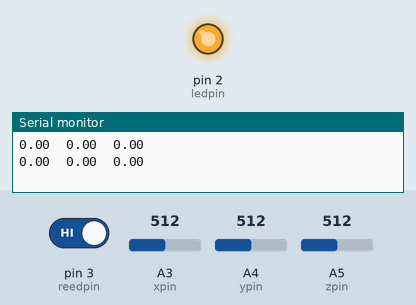
This sketch was run on a simulated Arduino Uno, built with avr-gcc and run on an emulated ATmega328P. Shown: output pins drawn as LEDs (lit = HIGH), the last lines printed to the serial monitor. The test bench sets the inputs (shaded band); at power-on: pin 3 (reedpin) HIGH, A3 (xpin) = 512, A4 (ypin) = 512, A5 (zpin) = 512.

Above: at 3.8 s.
3.9 s: pin 3 (reedpin) driven LOW
At 7.1 s:
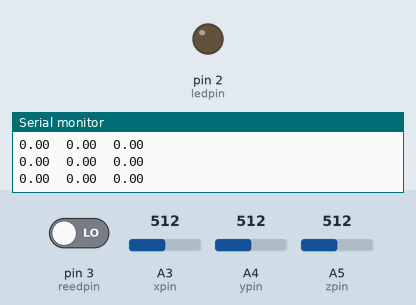
7.8 s: pin 3 (reedpin) driven HIGH
At 9.4 s:
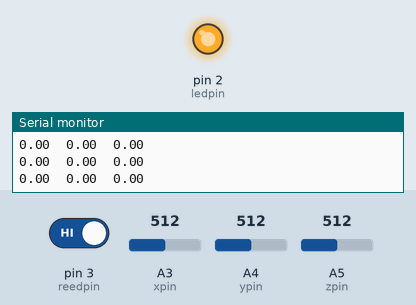
Timing chart, 0 to 10.9 s (numbered marks = the images above; inputs shaded):
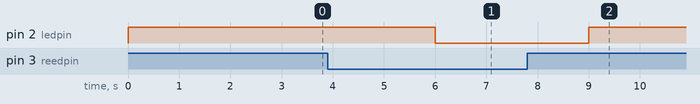

The sketch:

funcionapls.ino
```cpp
const int xpin = A3;                  // x-axis of the accelerometer
const int ypin = A4;                  // y-axis
const int zpin = A5;                  // z-axis (only on 3-axis models)
const int reedpin = 3;
const int ledpin = 2;

int xvalue = 0;        // value read from xpin
int yvalue = 0;        // value read from ypin
int zvalue = 0;        // value read from zpin
float xvolt = 0.0;        // voltage read from xpin
float yvolt = 0;        // voltage read from ypin
float zvolt = 0;        // voltage read from zpin
int state = 0;

void setup()
{
  // put your setup code here, to run once:
  Serial.begin(9600);
  pinMode(ledpin, OUTPUT);      // sets the digital pin as output
  pinMode(reedpin, INPUT_PULLUP);
  // attachInterrupt(reedpin, blink, FALLING); // Interrupt is fired whenever button is pressed    // sets the digital pin as output
}

void loop()
{
   state = digitalRead(reedpin);
     if (state == HIGH) {
     // turn LED on:
     digitalWrite(ledpin, HIGH);
    }
    else {
     // turn LED off:
      digitalWrite(ledpin, LOW);
    }

  // put your main code here, to run repeatedly:
  xvalue = analogRead(xpin);
  yvalue = analogRead(ypin);
  zvalue = analogRead(zpin);
  xvolt = ((((float)xvalue * 3.6)/1024.0)- 1.8)*2.0; // adc array 0 copied to the variable X_Axis
  yvolt = ((((float)yvalue * 3.6)/1024.0)- 1.8)*2.0; // adc array 1 copied to the variable Y_Axis
  zvolt = ((((float)zvalue * 3.6)/1024.0)- 1.8)*2.0; // adc array 2 copied to the variable Z_Axis

  Serial.print(xvolt);
  Serial.print("\t");
  Serial.print(yvolt);
  Serial.print("\t");
  Serial.print(zvolt);
  Serial.println("\t");
  // delay before next reading:
  delay(3000);
}
```

Measured:
- after the input at 3.9 s, pin 2 (ledpin): HIGH → LOW after 2.1 s
- after the input at 7.8 s, pin 2 (ledpin): LOW → HIGH after 1.2 s
